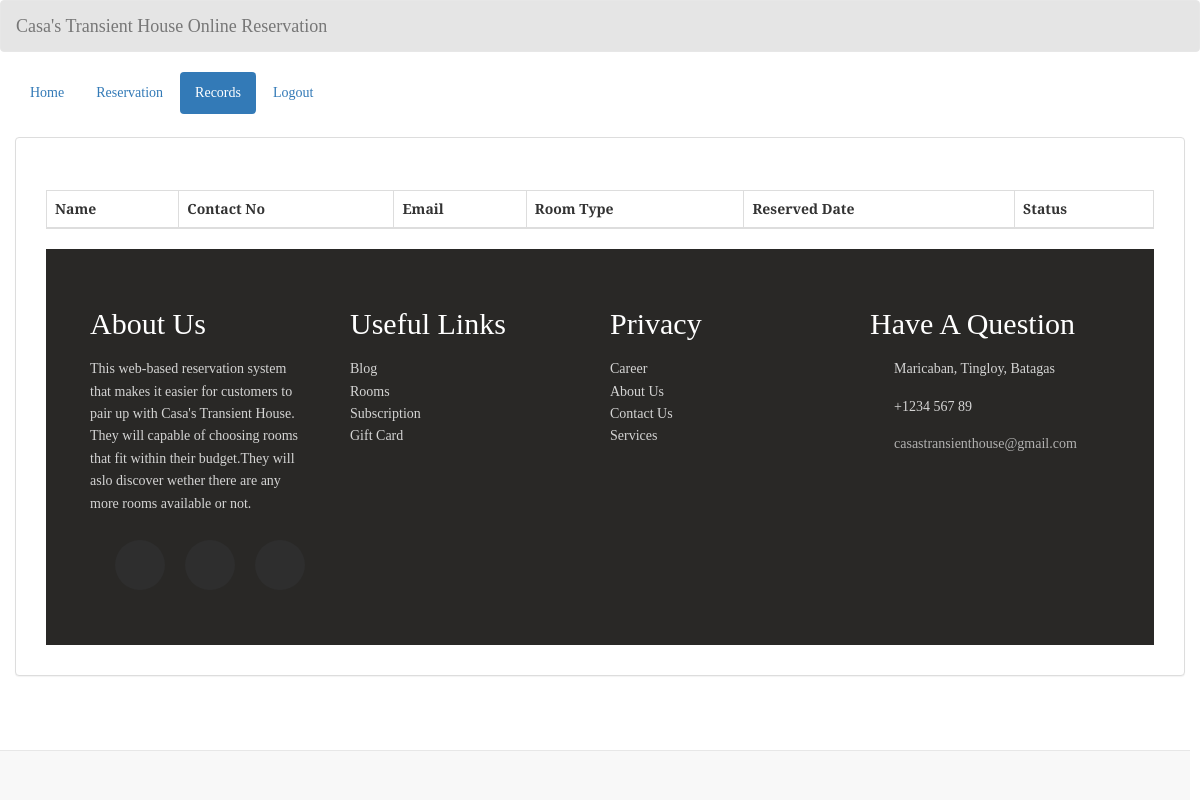
The page /records.php on the database as committed earlier.
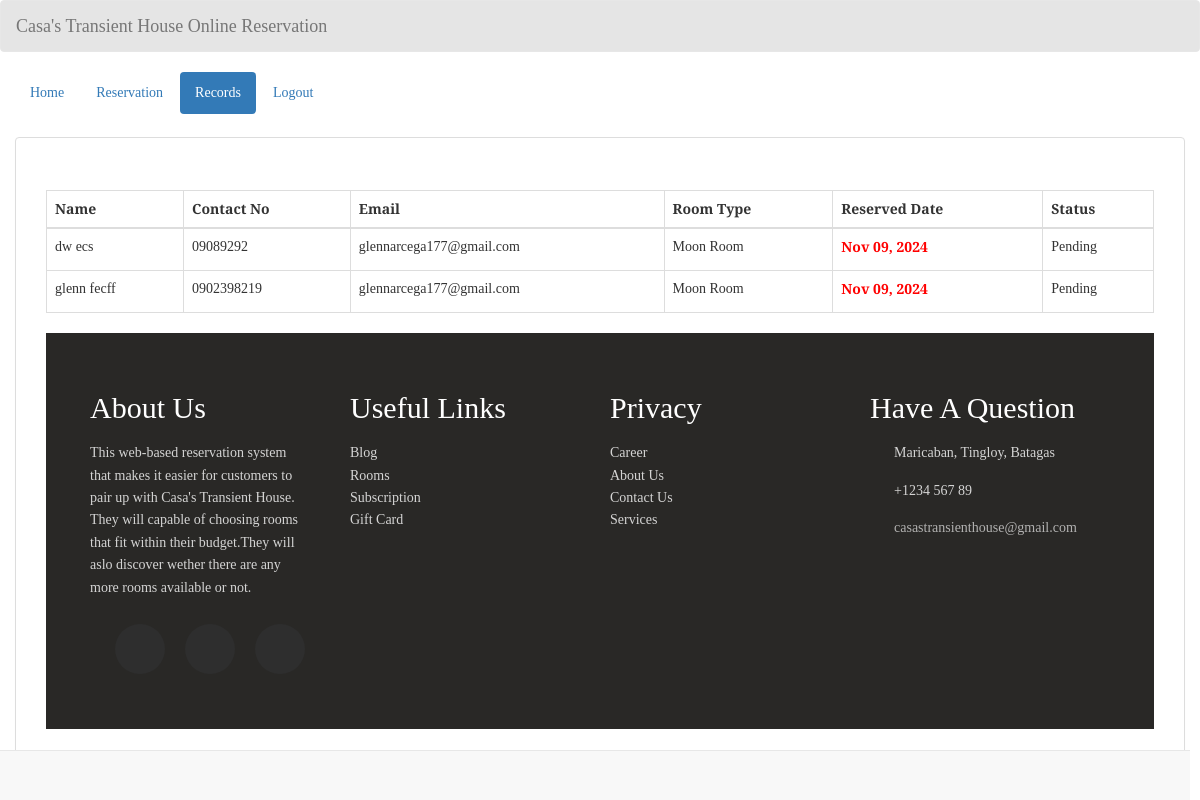
The same page on the database as committed later.
### tables this page shows
CREATE TABLE `transaction` (
  `transaction_id` int(11) NOT NULL,
  `id` varchar(11) NOT NULL,
  `guest_id` int(11) NOT NULL,
  `room_id` int(11) NOT NULL,
  `room_no` int(5) NOT NULL,
  `status` varchar(20) NOT NULL,
  `days` int(2) NOT NULL,
  `checkin` date NOT NULL,
  `checkin_time` time NOT NULL,
  `checkout` date NOT NULL,
  `checkout_time` time NOT NULL,
  `bill` varchar(10) NOT NULL
);

CREATE TABLE `guest` (
  `guest_id` int(11) NOT NULL,
  `firstname` varchar(50) NOT NULL,
  `middlename` varchar(30) NOT NULL,
  `lastname` varchar(40) NOT NULL,
  `address` varchar(50) NOT NULL,
  `contactno` varchar(13) NOT NULL,
  `email` varchar(100) NOT NULL
);

CREATE TABLE `room` (
  `room_id` int(11) NOT NULL,
  `hotel_name` varchar(200) NOT NULL,
  `room_type` varchar(50) NOT NULL,
  `room_number` varchar(100) NOT NULL,
  `price` varchar(11) NOT NULL,
  `descr` varchar(200) NOT NULL,
  `photo` varchar(100) NOT NULL
);

### records.php (the view, shortened to what this page needs)
<!DOCTYPE html>
<?php
require_once 'connection/connect.php';
?>
<html lang = "en">
	<head>
		<link rel = "stylesheet" type = "text/css" href = "css/bootstrap.css " />
		<link rel = "stylesheet" type = "text/css" href = "css/style.css" />
		<link rel="stylesheet"  type="text/css" href="css/home_user.css">
	</head>
<body>
	<nav style = "background-color:rgba(0, 0, 0, 0.1);" class = "navbar navbar-default">
		<div  class = "container-fluid">
			<div class = "navbar-header">
				<a class = "navbar-brand" >Casa's Transient House Online Reservation</a>
			</div>
		</div>
	</nav>
	<div class = "container-fluid">
    <ul class = "nav nav-pills">
        <?php
            $id = isset($_GET['id']) ? $_GET['id'] : null;
            ?>
            <li><a href="home_user.php?id=<?php echo $id; ?>">Home</a></li>
			<li><a href="reservation.php?id=<?php echo $id; ?>">Reservation</a></li>
            <li class = "active"><a href="records.php?id=<?php echo $id; ?>">Records</a></li>
			<li><a href = "login_user.php">Logout</a></li>
		</ul>
	</div>
	<br />
	<div class = "container-fluid">
		<div class = "panel panel-default">
			<div class = "panel-body">
			<div class = "panel-body">
				<br />
				<table id = "table" class = "table table-bordered">
					<thead>
						<tr>
							<th>Name</th>
							<th>Contact No</th>
							<th>Email</th>
							<th>Room Type</th>
							<th>Reserved Date</th>
							<th>Status</th>
						</tr>
					</thead>
					<tbody>
                    <?php
$id = isset($_GET['id']) ? intval($_GET['id']) : 0;
$query = $conn->query(
    "SELECT * FROM `transaction`
    NATURAL JOIN `guest`
    NATURAL JOIN `room`
    WHERE `status` = 'Pending' AND `id` = $id"
) or die(mysqli_error($conn));
while ($fetch = $query->fetch_array()) {
?>
    <tr>
        <td><?php echo $fetch['firstname'] . " " . $fetch['lastname']; ?></td>
        <td><?php echo $fetch['contactno']; ?></td>
        <td><?php echo $fetch['email']; ?></td>
        <td><?php echo $fetch['room_type']; ?></td>
        <td><strong>
            <?php
            if ($fetch['checkin'] <= date("Y-m-d", strtotime("+8 HOURS"))) {
                echo "<label style='color:#ff0000;'>" . date("M d, Y", strtotime($fetch['checkin'])) . "</label>";
            } else {
                echo "<label style='color:#00ff00;'>" . date("M d, Y", strtotime($fetch['checkin'])) . "</label>";
            }
            ?>
        </strong></td>
        <td><?php echo $fetch['status']; ?></td>
    </tr>
<?php
}
?>
					</tbody>
				</table>
        <footer class = "footer">
            <div class = "footer-container">
                <div>
                    <h2>About Us </h2>
                    <p>This web-based reservation system that makes it easier for customers to pair up with Casa's Transient House.
						They will capable of choosing rooms that fit within their budget.They will aslo discover wether there are any more rooms available or not.
					</p>
                    <ul class = "social-icons">
                        <li class = "flex">
                        </li>
                        <li class = "flex">
                        </li>
                        <li class = "flex">
                        </li>
                    </ul>
                </div>
                <div>
                    <h2>Useful Links</h2>
                    <a href = "#">Blog</a>
                    <a href = "#">Rooms</a>
                    <a href = "#">Subscription</a>
                    <a href = "#">Gift Card</a>
                </div>
                <div>
                    <h2>Privacy</h2>
                    <a href = "#">Career</a>
                    <a href = "#">About Us</a>
                    <a href = "#">Contact Us</a>
                    <a href = "#">Services</a>
                </div>
                <div>
                    <h2>Have A Question</h2>
                    <div class = "contact-item">
                        <span>
                             Maricaban, Tingloy, Batagas
                        </span>
                    </div>
                    <div class = "contact-item">
                        <span>
                            +1234 567 89
                        </span>
                    </div>
                    <div class = "contact-item">
                        <span>
                        <a href = "https://mail.google.com/mail/u/3/#inbox">casastransienthouse@gmail.com</a>
                        </span>
                    </div>
                </div>
            </div>
        </footer>
			</div>
		</div>
	</div>
	<br />
	<div style = "text-align:right; margin-right:10px;" class = "navbar navbar-default navbar-fixed-bottom">
	</div>
    </body>
</html>

Rows that differ between the two databases and show on the page:
added transaction: guest.firstname "dw", guest.lastname "ecs", guest.contactno "09089292", guest.email "glennarcega177@gmail.com", room.room_type "Moon Room", checkin "Nov 09, 2024", status "Pending"
added transaction: guest.firstname "glenn", guest.lastname "fecff", guest.contactno "0902398219", guest.email "glennarcega177@gmail.com", room.room_type "Moon Room", checkin "Nov 09, 2024", status "Pending"
